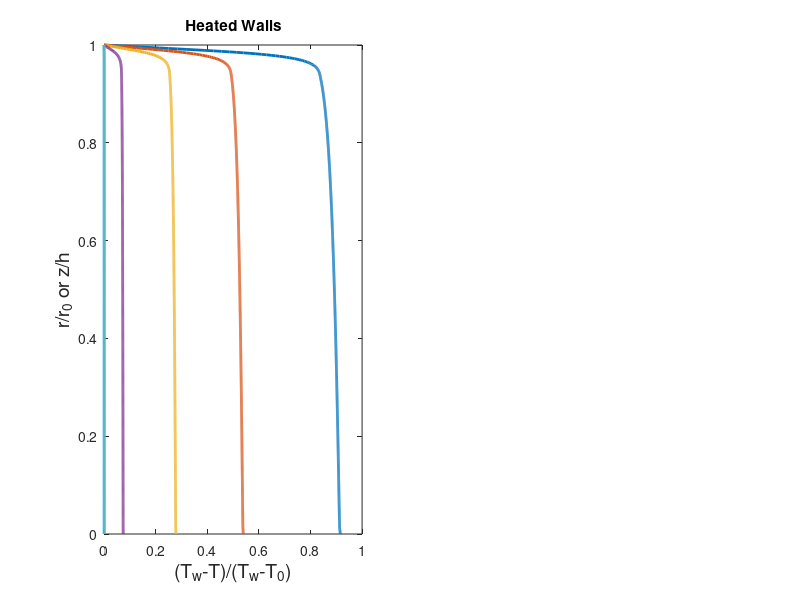

Here is the MATLAB script that generated this plot: (Note: this script raises an error after producing the figure.)
clear all;close all

load turb_circular_heatedwalls
Tnondim=(1-T_CN)/1;  % (Tw-Tb)/(Tw-T0)
figure;subplot(1,2,1)
plot(Tnondim(:,1:6),z./r0,'linewidth',2);hold on
xlabel('(T_w-T)/(T_w-T_0)','fontsize',14)
ylabel('r/r_0 or z/h','fontsize',14)
title('Heated Walls')

% Restart color order
ax = gca;
ax.ColorOrderIndex = 1;

load turb_channel_heatedwalls
Thalf=T_CN((J+1)/2:end,:);
Tnondim=(1-Thalf)/1;  % (Tw-Tb)/(Tw-T0)
plot(Tnondim(:,1:6),z((J+1)/2:end)/h,'--','linewidth',2);

set(gca,'fontsize',14)

load turb_circular_dissipation
for i=1:6
    Tnondim(:,i)=T_CN(:,i)./T_CN(1,6);
end
subplot(1,2,2);hold on
plot(Tnondim(:,1:6),z./r0,'linewidth',2);
xlabel('T/T_{\infty}','fontsize',14)
ylabel('r/r_0 or z/h','fontsize',14)
title('Dissipation')

% Restart color order
ax = gca;
ax.ColorOrderIndex = 1;

load turb_channel_dissipation
Thalf=T_CN((J+1)/2:end,:);
for i=1:6
    Tnondim(:,i)=Thalf(:,i)./Thalf(1,6);
end
plot(Tnondim(:,1:6),z((J+1)/2:end)/h,'--','linewidth',2);

set(gca,'fontsize',14)

legend('x/r_0=100','x/r_0=500','x/r_0=1{\times}10^3','x/r_0=2{\times}10^3','x/r_0=5{\times}10^3','x/r_0=10{\times}10^3',...
    'x/h=100','x/h=500','x/h=1{\times}10^3','x/h=2{\times}10^3','x/h=5{\times}10^3','x/h=10{\times}10^3',...
    'Location','south')
